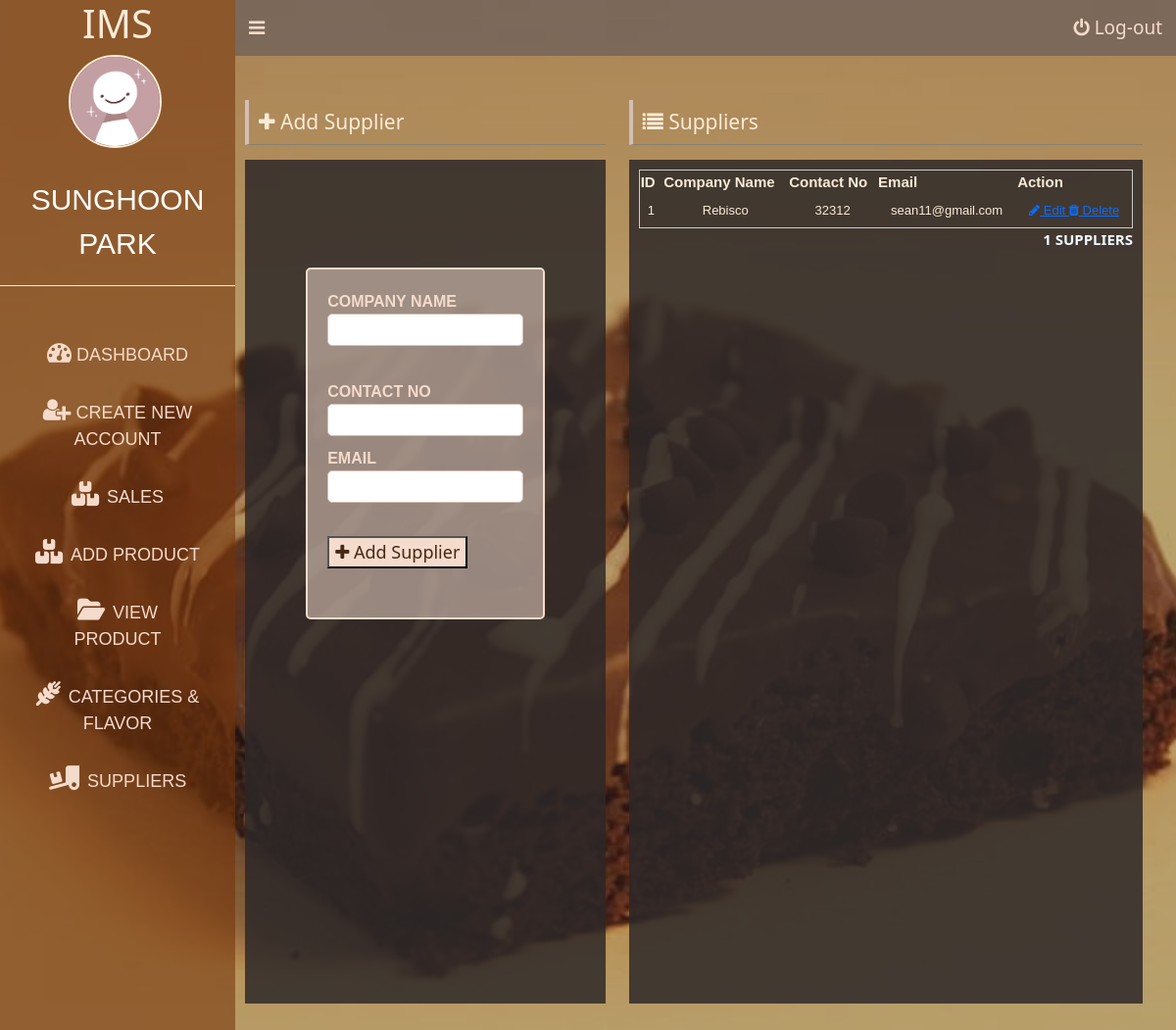
Screenshot of /suppliers.php (signed in) with the database file from the repository.
### tables this page shows
CREATE TABLE `supplier` (
  `Supplier_ID` int(11) NOT NULL,
  `company_name` varchar(255) NOT NULL,
  `contact_num` varchar(255) NOT NULL,
  `email` varchar(255) NOT NULL
);

### database/show-supplier.php (called while the page is built)
<?php
include('connection.php');
$stmt = $conn->prepare("SELECT * FROM supplier ");
$stmt->execute();
$stmt->setFetchMode(PDO::FETCH_ASSOC);
return $stmt->fetchAll();

### suppliers.php (the view, shortened to what this page needs)
<?php
$user = $_SESSION['user'];
$suppliers = include('database/show-supplier.php');
?>
<!DOCTYPE html>
<html lang="en">
<head>
    <link rel="stylesheet" type="text/css" href="css/login.css?v=p<?= time(); ?>">
    <link rel="stylesheet" href="css/to/font-awesome/css/font-awesome.min.css">
    <link rel="stylesheet" type="text/css" href="js/bootstrap-5.3.0-alpha3-dist/css/bootstrap.min.css?v=p<?= time(); ?>">
</head>
<body>
    <div id="dashboardMainContainer">
        <?php include('partial/app-sidebar.php') ?>
        <div class="dashboard_content_container" id="dashboard_content_container">
            <?php include('partial/app-topNav.php') ?>
            <div class="dashboard_content">
                <div class="row">
                    <div class="column column-5">
                        <h1 class="section_header"><i class="fa fa-plus"></i> Add Supplier</h1>
                        <div class="dashboard_content_main">
                            <div id="userAddFormContainer">
                                <form action="database/add-supplier.php" method="POST" class="appForm">
                                    <div class="appFormInputContainer">
                                        <label for="company_name">Company Name</label>
                                        <input type="text" class="appFormInput" id="company_name" name="company_name" />
                                    </div>
                                    <br>
                                    <div class="appFormInputContainer">
                                        <label for="contact_num">Contact No</label>
                                        <input type="text" class="appFormInput" id="contact_num" name="contact_num" />
                                    </div>
                                    <div class="appFormInputContainer">
                                        <label for="email">Email</label>
                                        <input type="text" class="appFormInput" id="email" name="email" />
                                    </div>
                                    <button type="submit" class="appBtn"><i class="fa fa-plus"></i> Add Supplier</button>
                                </form>
                            </div>
                        </div>
                    </div>
                    <div class="column column-7">
                        <h1 class="section_header"><i class="fa fa-list"></i> Suppliers</h1>
                        <div class="dashboard_content_main">
                            <div class="user">
                                <table>
                                    <thead>
                                        <tr>
                                            <th>ID</th>
                                            <th>Company Name</th>
                                            <th>Contact No</th>
                                            <th>Email</th>
                                            <th>Action</th>
                                        </tr>
                                    </thead>
                                    <tbody>
                                        <?php foreach ($suppliers as $index => $s) { ?>
                                            <tr>
                                                <td><?= $index + 1 ?></td>
                                                <td><?= $s['company_name'] ?></td>
                                                <td><?= $s['contact_num'] ?></td>
                                                <td><?= $s['email'] ?></td>
                                                <td>
                                                    <a href="#" class="updateSupplier" data-toggle="modal" data-target="#updateSupplierModal<?= $s['Supplier_ID'] ?>">
                                                                <i class="fa fa-pencil"></i> Edit </a>
                                                        <a href="database/delete-supplier.php?Supplier_ID=<?= $s['Supplier_ID'] ?>" class="deleteSupplier">
                                                        <i class="fa fa-trash"></i> Delete</a>
                                                </td>
                                            </tr>
                                        <?php } ?>
                                    </tbody>
                                </table>
                                <p class="userCount"><?= count($suppliers) ?> Suppliers</p>
                            </div>
                        </div>
                    </div>
                </div>
            </div>
        </div>
    </div>
</body>
</html>

### partial/app-sidebar.php (shortened to what this page needs)
<div class="dashboard_sidebar" id="dashboard_sidebar">
    <h3 class="dashboard_logo" id = "dashboard_logo"> IMS </h3>
    <div class="dashboard_sidebar_user">
        <img src="images/art.jpg" alt="User image." id ="userImage" />
        <span><?= $user['first_name'] . ' ' . $user['last_name']?></span>
    </div>
    <div class="dashboard_sidebar_menu">
        <ul class="dashboard_menu_list">
            <li>
                <a href="./dashboard.php"><i class="fa fa-dashboard "></i> <span class="menuText" >Dashboard</span></a>
            </li>
            <li>
                <a href="./user-add.php"><i class="fa fa-user-plus "></i> <span class="menuText">Create New Account</span></a>
            </li>
            <li>
                <a href="./sales.php"><i class="fa-solid fa-boxes-stacked"> </i> <span class="menuText" style="margin-left: 3px;"> Sales</span></a>
            </li>
            <li>
                <a href="./product-add.php"><i class="fa-solid fa-boxes-stacked"> </i> <span class="menuText" style="margin-left: 3px;"> Add Product</span></a>
            </li>
            <li>
                <a href="./view-product.php"><i class="fa-solid fa-folder-open"> </i> <span class="menuText" style="margin-left: 3px;"> View Product</span></a>
            </li>
            <li>
                <a href="./flavor-category-add.php"><i class="fa-solid fa-wheat-awn"> </i> <span class="menuText" style="margin-left: 3px;"> Categories & Flavor </span></a>
            </li>
            <li>
                <a href="./suppliers.php"><i class="fa-solid fa-truck-ramp-box"> </i> <span class="menuText" style="margin-left: 3px;"> Suppliers </span></a>
            </li>
        </ul>
    </div>
</div>

### partial/app-topNav.php
<div class="dashboard_topNav">
                <a href="" id="toggleBtn"><i class="fa fa-navicon"></i></a>
                <a href="database/logout.php" id="logoutBtn"><i class="fa fa-power-off"></i> Log-out</a>
            </div>

### css/login.css (style rules this page uses)
body { background: url('../images/un.png') no-repeat center center fixed; background-size: cover; font-family: Cambria, Cochin, Georgia, Times, 'Times New Roman', serif; }
body { font-family: Cambria, Cochin, Georgia, Times, 'Times New Roman', serif; }
#dashboardMainContainer { display: flex; flex-direction: row; }
div.dashboard_sidebar { width: 20%; background: #663311b7; height: 140vh; }
div.dashboard_content_container { width: 80%; background: #36353159; }
h3.dashboard_logo { color: antiquewhite; font-size: 40px; text-align: center; }
div.dashboard_sidebar_user { text-align: center; padding-bottom: 20px; border-bottom: 1px solid antiquewhite; }
div.dashboard_sidebar_user img { width: 95px; display: inline-block; border-radius: 50%; border: 2px solid antiquewhite; margin-right: 5px; vertical-align: middle; margin-bottom: 15px; }
div.dashboard_sidebar_user span { font-size: 30px; text-transform: uppercase; color: #fff; display: flex; flex-direction: column; font-family: Arial, Helvetica, sans-serif; margin-top: 15px; }
ul.dashboard_menu_list { padding: 20px; margin-top: 20px; }
ul.dashboard_menu_list li { font-family: Arial, Helvetica, sans-serif; padding: 15px 15px; font-size: 18px; text-transform: uppercase; display: flex; flex-direction: column; }
ul.dashboard_menu_list li a { text-decoration: none; color: #f5dbcb; height: 100%; display: block; text-align: center; }
ul.dashboard_menu_list li a i { font-size: 25px; }
div.dashboard_topNav { background: #645959a9; padding: 14px; }
div.dashboard_topNav a { color: #f5dbcb; font-size: 19px; text-decoration: none; }
a#logoutBtn { float: right; }
div.dashboard_content { padding: 45px 10px 10px 10px; }
div.dashboard_content_main { background: #2c2828d7; min-height: 800px; height: 100%; padding:10px; }
form::after { content: ''; clear: both; display: block; }
form.appForm { width: 70%; margin: 0 auto; padding: 20px; border: 2px solid #f5dbcb; border-radius: 5px; margin-top: 0p3x; padding-bottom: 50px; background: #d3bfb3a2; font-weight: bold; }
form input.appFormInput { width: 100%; height: 33px; border: 1px solid #d3bfb3; border-radius: 5px; }
form label { color: #f5dbcb; font-family: Arial, Helvetica, sans-serif; text-transform: uppercase; }
div#userAddFormContainer { padding-top: 100px; }
div.appFormInputContainer { margin-bottom: 10px; }
div#userAddFormContainer button { color: #381c09ee; background: #f5dbcb; font-size: large; margin-top: 24px; }
div.row { display: flex; flex-direction: row; flex-wrap: wrap; width: 100%; }
div.column { width: 100%; }
div.column-5 { width: 41.67%; }
div.column-7 { width: 58.33%; }
h1.section_header { font-size: 21px; color:antiquewhite; border-bottom: 1px solid #817f76e1; padding-bottom: 20px; padding: 10px; border-left: 4px solid #d3bfb3; margin-bottom: 15px; }
div.user table, th, td { border: 1px solid #cacaca; border-collapse: collapse; font-size: 15px; font-family: Arial, Helvetica, sans-serif; }
table { width: 100%; color: antiquewhite ; }
table th { font-size: 15px; }
table td { font-size: 13px; padding: 7px; text-align: center; }
p.userCount { text-align: right; font-size: 15px; font-weight: bold; text-transform: uppercase; color: aliceblue; }

### rows the page displays
supplier: company_name "Rebisco", contact_num "32312", email "sean11@gmail.com"

### other values shown
$user['first_name'] "SUNGHOON"
$user['last_name'] "PARK"
count($suppliers) "1"
